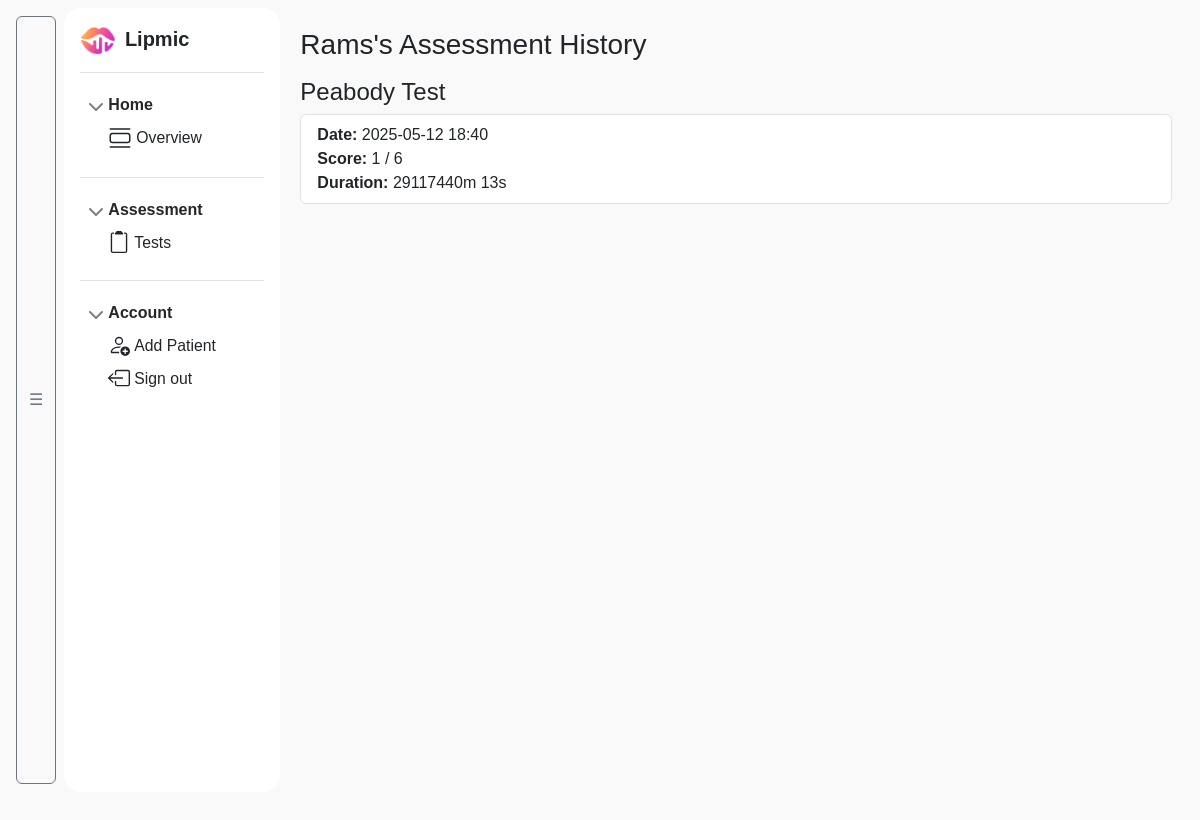
The app's page /console/patient/1 (signed in) with its own data.
### board/models.py (models this page shows, shortened)
class Patient(db.Model):
    __tablename__ = 'patient'
    id = db.Column(db.Integer, primary_key=True)
    name = db.Column(db.String(100), nullable=False)
    slp_id = db.Column(db.Integer, db.ForeignKey('slp.id'), nullable=False)
    sessions = db.relationship('AssessmentResult', backref='patient', lazy=True)

class AssessmentResult(db.Model):
    __tablename__ = 'assessment_results'
    id = db.Column(db.Integer, primary_key=True)
    assessment_type = db.Column(db.String(50), nullable=False)  # e.g., 'peabody', 'naming'
    patient_id = db.Column(db.Integer, db.ForeignKey('patient.id'), nullable=False)
    date_taken = db.Column(db.DateTime, default=datetime.utcnow)
    answers = db.Column(db.JSON, nullable=False)  # { "prompt": ..., "predicted": ..., "correct": ... }
    score = db.Column(db.Integer, nullable=False)
    duration = db.Column(db.Integer, nullable=True)

### board/pages.py (the view)
@bp.route('/console/patient/<int:patient_id>')
@login_required
def patient_dashboard(patient_id):
    patient = Patient.query.get_or_404(patient_id)
    if patient.slp_id != current_user.id:
        abort(403)
    results = AssessmentResult.query.filter_by(patient_id=patient.id).order_by(AssessmentResult.date_taken.desc()).all()
    return render_template("pages/lipmic-console/patient_dashboard.html", patient=patient, results=results)

### board/__init__.py (called while the page is built)
def create_app():
    app = Flask(__name__)
    app.secret_key = os.getenv('FLASK_SECRET_KEY')
    app.config['SQLALCHEMY_DATABASE_URI'] = 'sqlite:///' + os.path.join(app.instance_path, 'app.db')
    app.config['SQLALCHEMY_TRACK_MODIFICATIONS'] = False
    db.init_app(app)
    login_manager.init_app(app)
    from board.pages import bp
    app.register_blueprint(bp)
    @login_manager.user_loader
    def load_user(user_id):
        return SLP.query.get(int(user_id))
    login_manager.login_view = 'pages.login'  # redirect if not logged in
    return app

### board/templates/pages/lipmic-console/patient_dashboard.html (shortened to what this page needs)
{% extends 'base-console.html' %}
{% block content %}
<h3 class="mb-3">{{ patient.name }}'s Assessment History</h3>
  {% for result in results %}
    <h4>{{ result.assessment_type | capitalize }} Test</h4>
    <ul class="list-group mb-4">
      <li class="list-group-item">
        <strong>Date:</strong> {{ result.date_taken.strftime('%Y-%m-%d %H:%M') }}<br>
        <strong>Score:</strong> {{ result.score }} / {{ result.answers | length }}<br>
        <strong>Duration:</strong>
          {% if result.duration %}
            {{ (result.duration // 60) }}m {{ (result.duration % 60) }}s
          {% else %}
            N/A
          {% endif %}
      </li>
    </ul>
  {% else %}
    <p>No results found.</p>
  {% endfor %}
{% endblock %}

### board/static/css/body-console.css (style rules this page uses)
html, body { margin: 0; padding: 0; scroll-behavior: smooth; scroll-padding-top: 64px; overflow: hidden; height: -webkit-fill-available; }
body { font-family: 'Segoe UI', sans-serif; background-color: #f9f9f9; min-height: 100vh; min-height: -webkit-fill-available; }

### board/static/css/about.css (style rules this page uses)
body { font-family: 'Arial', sans-serif; }

### records on screen
Patient: name "Rams"
AssessmentResult: assessment_type "Peabody", date_taken "2025-05-12 18:40", score "1", answers|length "6", duration "29117440", (result.duration%60) "13"
